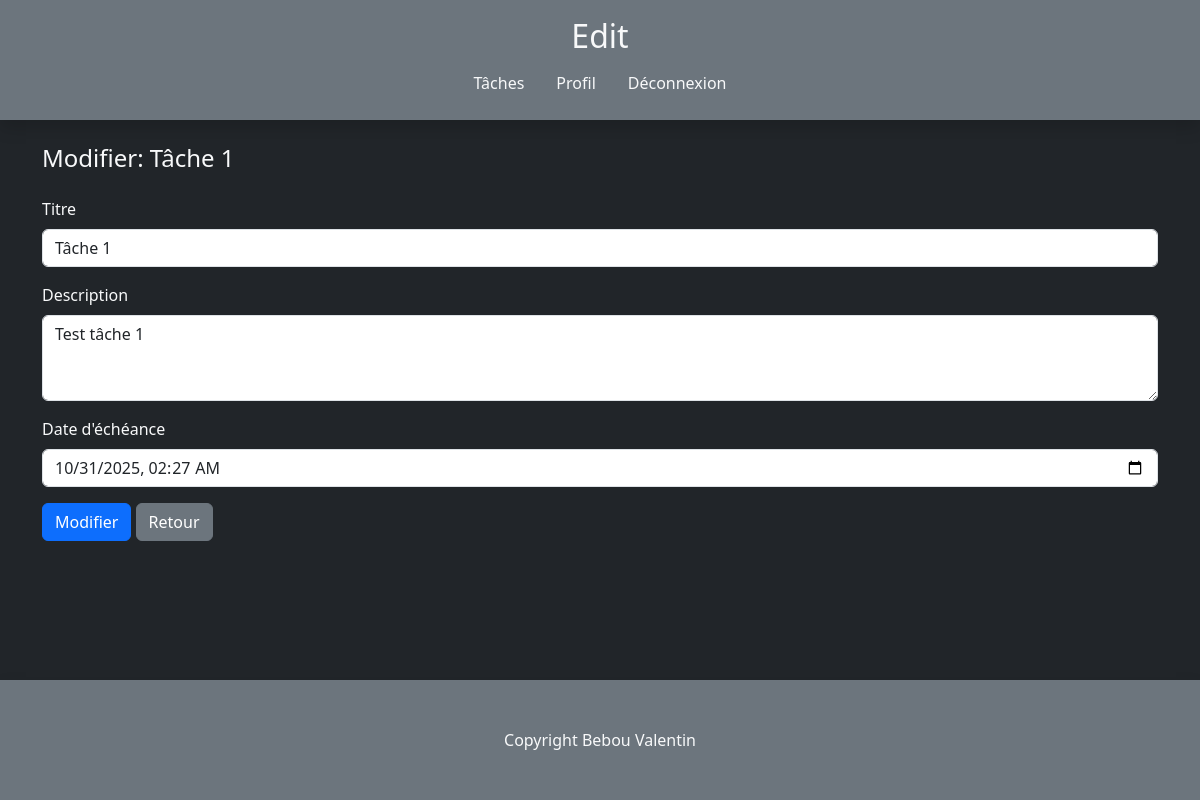
The app's page /index.php?controller=task&action=edit&id=12 (signed in) with its own data.
### tables this page shows
CREATE TABLE `tasks` (
  `id` int NOT NULL,
  `user_id` int NOT NULL,
  `title` varchar(255) NOT NULL,
  `description` text NOT NULL,
  `due_date` datetime DEFAULT NULL,
  `done` tinyint(1) NOT NULL
);

### app/Controller/TaskController.php (called while the page is built, shortened)
<?php
class TaskController
{
    public $taskDao;
    public function __construct($taskDao)
    {
        $this->taskDao = $taskDao;
    }
    public function edit()
    {
        $id = $_GET["id"] ?? null;
        $task = $this->taskDao->findById($id);
        include __DIR__ . "/../View/task/edit.php";
    }
}

### app/DAO/TaskDAO.php (called while the page is built, shortened)
<?php
class TaskDAO
{
    private PDO $pdo;
    public function __construct(PDO $pdo)
    {
        $this->pdo = $pdo;
    }
    public function findById($id)
    {
        $query = "SELECT * FROM tasks WHERE id = :id LIMIT 1";
        $statement = $this->pdo->prepare($query);
        $statement->execute(
            [
                ":id" => $id
            ]
        );
        return $statement->fetch(PDO::FETCH_ASSOC);
    }
}

### app/View/task/edit.php (the view, shortened to what this page needs)
<div class="container mt-4">
    <h4 class="mb-4">Modifier: <?= htmlspecialchars($task["title"]) ?></h4>
    <form method="POST">
        <div class="mb-3">
            <label class="form-label">Titre</label>
            <input type="text" name="title" class="form-control" value="<?= htmlspecialchars($task["title"]) ?>">
        </div>
        <div class="mb-3">
            <label class="form-label">Description</label>
            <textarea name="description" class="form-control" rows="3"><?= htmlspecialchars($task["description"]) ?></textarea>
        </div>
        <div class="mb-3">
            <label class="form-label">Date d'échéance</label>
            <input type="datetime-local" name="due_date" class="form-control" value="<?= htmlspecialchars($task["due_date"]) ?>">
        </div>
        <button type="submit" class="btn btn-primary">Modifier</button>
        <a href="index.php?controller=task&action=index" class="btn btn-secondary">Retour</a>
    </form>
</div>
<?php
require __DIR__ . "/../layout.php";
?>

### public/style.css (style rules this page uses)
body { height: 100vh; }

### records on screen
tasks: title "Tâche 1", description "Test tâche 1", due_date "10/31/2025 02:27"

### other values on screen
$header "Edit"
